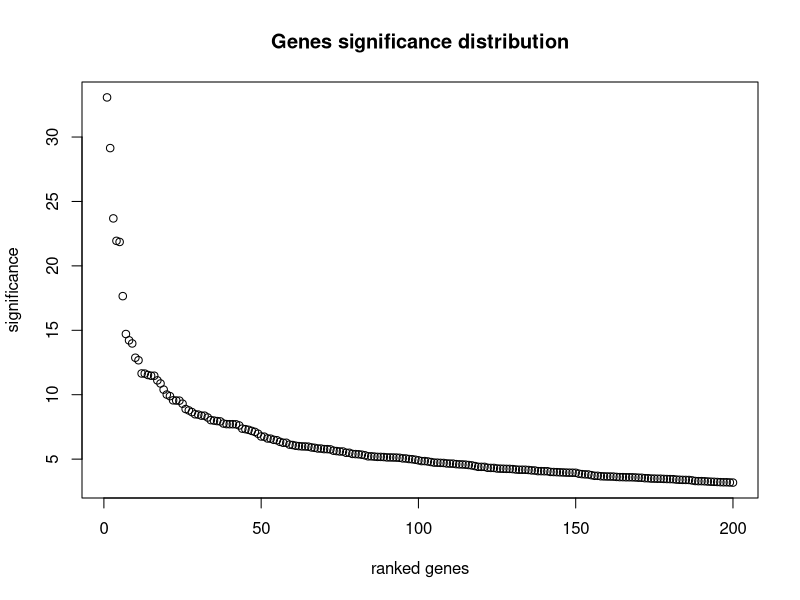

Write the R code that produced this figure.
## ---------------------------
##
## Script name: match
##
## Purpose of script: match covid and influeza genes and extracted the ones that don't match
##
## Authors: Gabriele Berrera and Francesco Penasa
##
## Date Created: 2020/10/24
##
## Email: francesco.penasa-1@studenti.unitn.it, gabriele.berrera@studenti.unitn.it
##
## ---------------------------
##
## Notes:
##   
##
## ---------------------------

# read extracted data
up <- read.csv("genes_up_regulate.csv", header = TRUE)
down <- read.csv("genes_down_regulate.csv", header = TRUE)

# union of the genes
df <- rbind(up, down)

# sort 
df <- df[order(df$V2,decreasing = TRUE),]

# remove duplicates
m <- duplicated(df$V1)
df_unique <- df[!m,]

v = c(1:nrow(df_unique))
plot(v[1:200],df_unique[1:200,2],xlab="ranked genes",ylab="significance",type="p",main="Genes significance distribution")

# select the first one hundres
my_sample <- df_unique[1:100,] 

# save
write.csv(my_sample, "most_significant_genes_h1n1.csv", row.names = FALSE)
